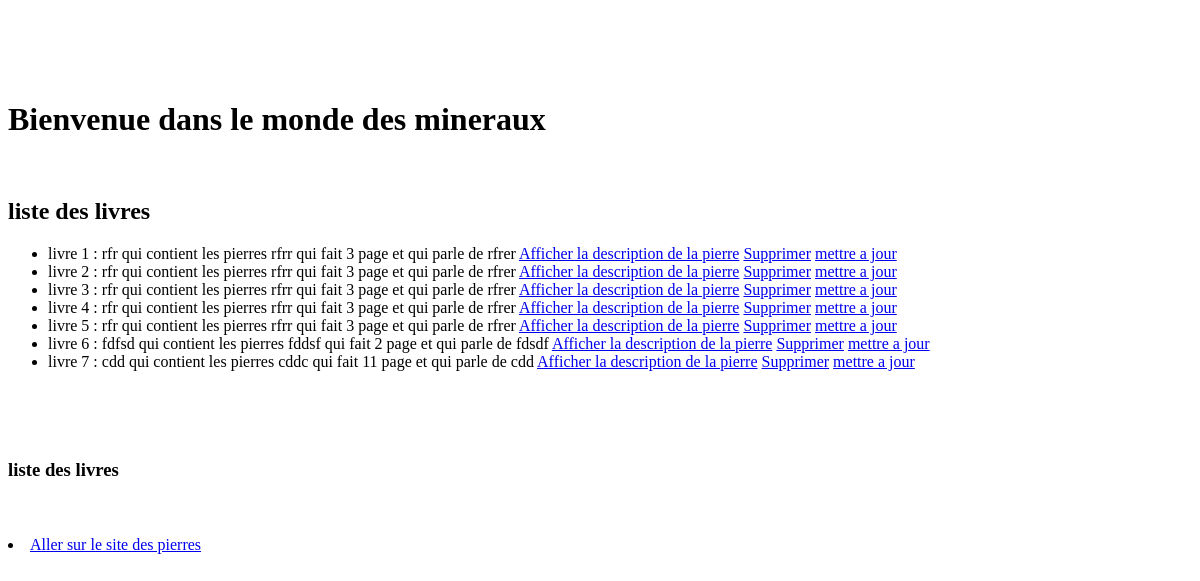
The page /mesmineraux/indexlivre/ on the database as committed earlier.
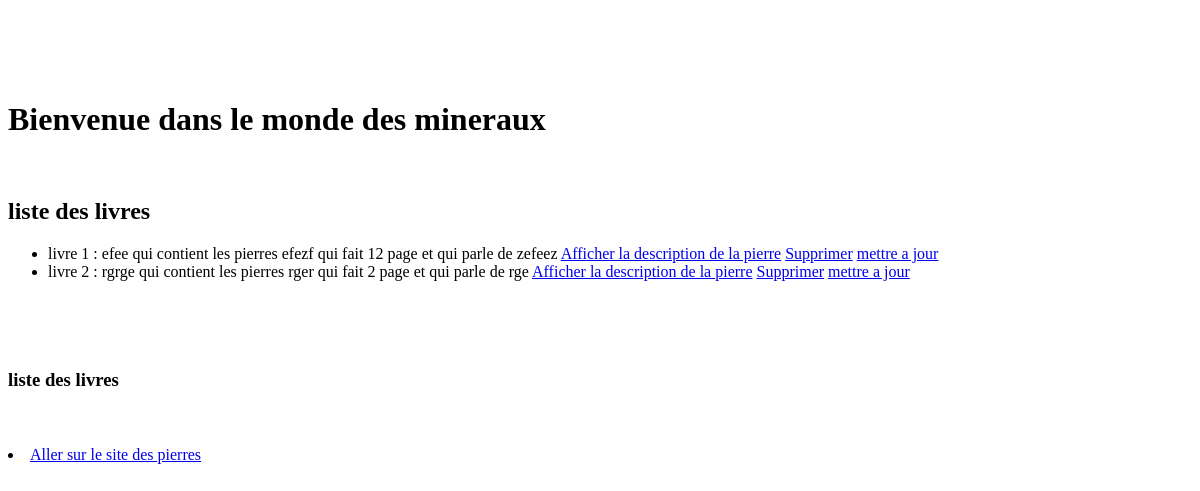
The same page on the database as committed later.
### mesmineraux/models.py (models this page shows)
class Livre(models.Model):
    nom_livre = models.CharField(max_length=100)
    contenu_pierre = models.CharField(max_length=100)
    page = models.IntegerField(blank=False)
    resume = models.CharField(max_length=500)
    mesmineraux = models.ForeignKey("mesmineraux", on_delete=models.CASCADE, default=None)
    def __str__(self):
        chainelivre = f"{self.nom_livre} qui contient les pierres {self.contenu_pierre} qui fait {self.page} page et qui parle de {self.resume}"
        return chainelivre

### mesmineraux/livreviews.py (the view)
# urls.py: path('indexlivre/', livreviews.index),
def index(request):
    liste = models.Livre.objects.all()
    return render(request, 'livre/index.html', {"liste": liste})

### mesmineraux/templates/livre/index.html
</head>
<body>
<br> <br> <br> <br>
<h1> Bienvenue dans le monde des mineraux </h1>
<br>
<h2> liste des livres </h2>
<ul>
{% for l in liste %}
<li> livre {{l.id}} : {{l}}
    <a href ="/mesmineraux/affichelivre/{{l.id}}/"> Afficher la description de la pierre</a>
    <a href ="/mesmineraux/deletelivre/{{l.id}}/"> Supprimer</a>
    <a href ="/mesmineraux/updatelivre/{{l.id}}/"> mettre a jour</a>
</li>
    {% endfor %}
</ul>
<br><br><br>
<h3>liste des livres</h3>
<br><br>
<li>
    <a href="/mesmineraux/index/"> Aller sur le site des pierres</a>
</li>
</body>
</html>

Rows that differ between the two databases and show on the page:
removed Livre: id "3", nom_livre+contenu_pierre+page "rfr qui contient les pierres rfrr qui fait 3 page et qui parle de rfrer"
removed Livre: id "4", nom_livre+contenu_pierre+page "rfr qui contient les pierres rfrr qui fait 3 page et qui parle de rfrer"
removed Livre: id "5", nom_livre+contenu_pierre+page "rfr qui contient les pierres rfrr qui fait 3 page et qui parle de rfrer"
removed Livre: id "6", nom_livre+contenu_pierre+page "fdfsd qui contient les pierres fddsf qui fait 2 page et qui parle de fdsdf"
removed Livre: id "7", nom_livre+contenu_pierre+page "cdd qui contient les pierres cddc qui fait 11 page et qui parle de cdd"
changed Livre id 1: nom_livre+contenu_pierre+page "rfr qui contient les pierres rfrr qui fait 3 page et qui parle de rfrer" → "efee qui contient les pierres efezf qui fait 12 page et qui parle de zefeez"
changed Livre id 2: nom_livre+contenu_pierre+page "rfr qui contient les pierres rfrr qui fait 3 page et qui parle de rfrer" → "rgrge qui contient les pierres rger qui fait 2 page et qui parle de rge"
